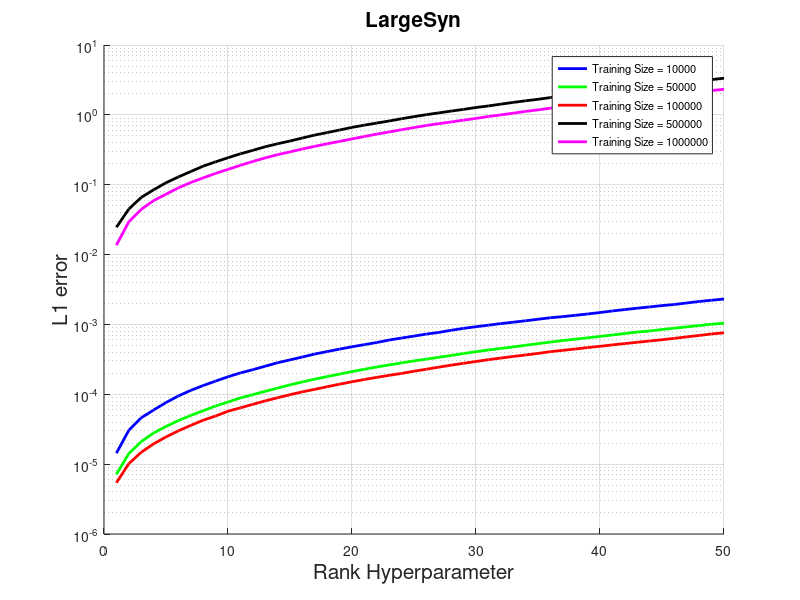
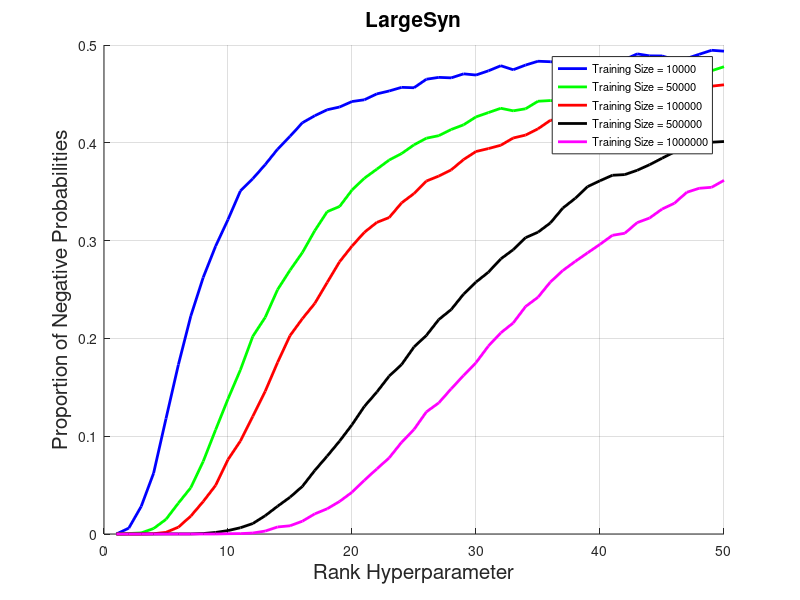

The MATLAB source for these figures, in order:
% statistics1 = load('./m4n8_new/m4n8_10000_V.txt');
% statistics5 = load('./m4n8_new/m4n8_50000_V.txt');
% statistics10 = load('./m4n8_new/m4n8_100000_V.txt');
% statistics50 = load('./m4n8_new/m4n8_500000_V.txt');
% statistics100 = load('./m4n8_new/m4n8_1000000_V.txt');
% 
statistics1 = load('./m50n100_new/m50n100_10000_F.txt');
statistics5 = load('./m50n100_new/m50n100_50000_F.txt');
statistics10 = load('./m50n100_new/m50n100_100000_F.txt');
statistics50 = load('./m50n100_new/m50n100_500000_F.txt');
statistics100 = load('./m50n100_new/m50n100_1000000_F.txt');
m = 50;
M = 1:50;
statistics1 = statistics1(M, :);
statistics5 = statistics5(M, :);
statistics10 = statistics10(M, :);
statistics50 = statistics50(M, :);
statistics100 = statistics100(M, :);

figure;
hold on;
plot(M, statistics1(:, 1), 'b-', 'lineWidth', 2);
plot(M, statistics5(:, 1), 'g-', 'lineWidth', 2);
plot(M, statistics10(:, 1), 'r-', 'lineWidth', 2);
plot(M, statistics50(:, 1), 'k-', 'lineWidth', 2);
plot(M, statistics100(:, 1), 'm-', 'lineWidth', 2);

% plot(M, statistics1(:, 1), 'b-*', 'lineWidth', 2);
% plot(M, statistics5(:, 1), 'g-x', 'lineWidth', 2);
% plot(M, statistics10(:, 1), 'r-s', 'lineWidth', 2);
% plot(M, statistics50(:, 1), 'k-d', 'lineWidth', 2);
% plot(M, statistics100(:, 1), 'm-+', 'lineWidth', 2);
set(gca, 'yscale', 'log');

xlabel('Rank Hyperparameter', 'fontsize', 15);
ylabel('L1 error', 'fontsize', 15);
title('LargeSyn', 'fontsize', 15);
hold off;
grid on;
leg_handle = legend('Training Size = 10000', ...
       'Training Size = 50000', ...
       'Training Size = 100000', ... 
       'Training Size = 500000', ...
       'Training Size = 1000000');
set(leg_handle, 'fontsize', 8);
   
   
figure;
hold on;
plot(M, statistics1(:, 3), 'b-', 'lineWidth', 2);
plot(M, statistics5(:, 3), 'g-', 'lineWidth', 2);
plot(M, statistics10(:, 3), 'r-', 'lineWidth', 2);
plot(M, statistics50(:, 3), 'k-', 'lineWidth', 2);
plot(M, statistics100(:, 3), 'm-', 'lineWidth', 2);

% plot(M, statistics1(:, 3), 'b-*', 'lineWidth', 2);
% plot(M, statistics5(:, 3), 'g-x', 'lineWidth', 2);
% plot(M, statistics10(:, 3), 'r-s', 'lineWidth', 2);
% plot(M, statistics50(:, 3), 'k-d', 'lineWidth', 2);
% plot(M, statistics100(:, 3), 'm-+', 'lineWidth', 2);

xlabel('Rank Hyperparameter', 'fontsize', 15);
ylabel('Proportion of Negative Probabilities', 'fontsize', 15);
title('LargeSyn', 'fontsize', 15);
hold off;
grid on;
leg_handle = legend('Training Size = 10000', ...
       'Training Size = 50000', ...
       'Training Size = 100000', ... 
       'Training Size = 500000', ...
       'Training Size = 1000000');
set(leg_handle, 'fontsize', 8);